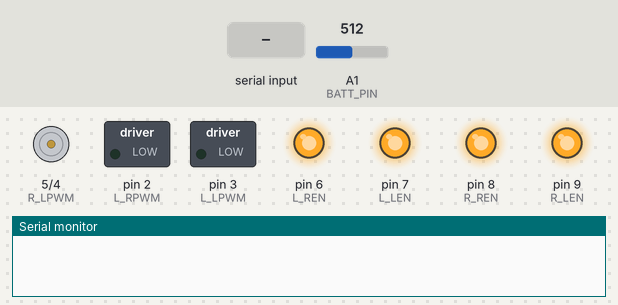
Bench run of a sketch on a simulated Arduino Uno, built for the host (arithmetic inside an expression is 32-bit, double 64-bit). On the bench: motor-driver pin pairs drawn as motors (green arrow = first pin HIGH = forward, orange = second pin HIGH = backward, longer = more drive), switched loads named in the sketch (green lamp = pin HIGH), output pins drawn as LEDs (lit = HIGH), the last lines printed to the serial monitor. Inputs (shaded band) come from the test bench; at power-on: A1 (BATT_PIN) = 512 (analog values on the 0–1023 scale).

Above: at 1.2 s.
1.3 s: "30,150\n" received over Serial
At 2.5 s:
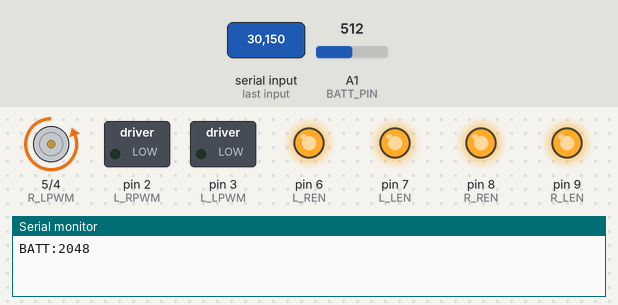
2.8 s: "90,45\n" received over Serial
At 3.7 s:
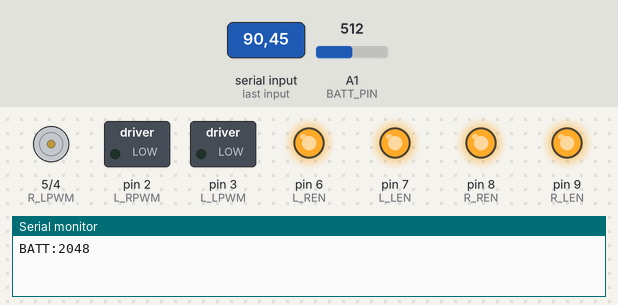
Timing chart, 0 to 5.8 s (numbered marks = the images above; inputs shaded):
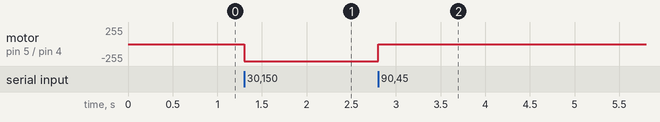

Measured:
- after the input at 1.3 s, motor on pin 5 (R_LPWM) / pin 4 (R_RPWM): stopped → backward 255/255 at once
- after the input at 2.8 s, motor on pin 5 (R_LPWM) / pin 4 (R_RPWM): backward 255/255 → stopped at once

The sketch:

esp32_motor_battery.ino
```cpp
#define L_RPWM 2
#define L_LPWM 3
#define R_RPWM 4
#define R_LPWM 5
#define L_REN 6
#define L_LEN 7
#define R_REN 8
#define R_LEN 9

// ── Battery monitor ────────────────────────────────────
// Divider: BATT+ -- R1(100k) -- A1 -- R2(33k) -- GND
const int BATT_PIN = A1;
const unsigned long BATT_SEND_INTERVAL_MS = 2000;
unsigned long lastBattSend = 0;

void setup(){
  Serial.begin(115200);
  pinMode(L_RPWM,OUTPUT);
  pinMode(L_LPWM,OUTPUT);
  pinMode(R_RPWM,OUTPUT);
  pinMode(R_LPWM,OUTPUT);
  pinMode(L_REN,OUTPUT);
  pinMode(L_LEN,OUTPUT);
  pinMode(R_REN,OUTPUT);
  pinMode(R_LEN,OUTPUT);
  digitalWrite(L_REN,HIGH);
  digitalWrite(L_LEN,HIGH);
  digitalWrite(R_REN,HIGH);
  digitalWrite(R_LEN,HIGH);
  stopMotors();

  analogReadResolution(12);   // 0-4095, matches motor_control_node.py's assumption
}

void loop(){
  // ── Motor commands (unchanged) ───────────────────────
  if(Serial.available()){
    String data=Serial.readStringUntil('\n');
    int commaIndex=data.indexOf(',');
    if(commaIndex>0){
      int leftSpeed=data.substring(0,commaIndex).toInt();
      int rightSpeed=data.substring(commaIndex+1).toInt();
      leftSpeed=constrain(leftSpeed,-255,255);
      rightSpeed=constrain(rightSpeed,-255,255);
      controlMotor(leftSpeed,rightSpeed);
    }
  }

  // ── Battery report (non-blocking, every 2s) ──────────
  unsigned long now = millis();
  if (now - lastBattSend >= BATT_SEND_INTERVAL_MS) {
    lastBattSend = now;
    int raw = analogRead(BATT_PIN);
    Serial.print("BATT:");
    Serial.println(raw);
  }
}

void controlMotor(int leftSpeed,int rightSpeed){
  // LEFT MOTOR
  if(leftSpeed>0){
    analogWrite(L_RPWM,leftSpeed);
    analogWrite(L_LPWM,0);
  }
  else if(leftSpeed<0){
    analogWrite(L_RPWM,0);
    analogWrite(L_LPWM,abs(leftSpeed));
  }
  else{
    analogWrite(L_RPWM,0);
    analogWrite(L_LPWM,0);
  }
  // RIGHT MOTOR
  if(rightSpeed>0){
    analogWrite(R_RPWM,rightSpeed);
    analogWrite(R_LPWM,0);
  }
  else if(rightSpeed<0){
    analogWrite(R_RPWM,0);
    analogWrite(R_LPWM,abs(rightSpeed));
  }
  else{
    analogWrite(R_RPWM,0);
    analogWrite(R_LPWM,0);
  }
}

void stopMotors(){
  analogWrite(L_RPWM,0);
  analogWrite(L_LPWM,0);
  analogWrite(R_RPWM,0);
  analogWrite(R_LPWM,0);
}
```
